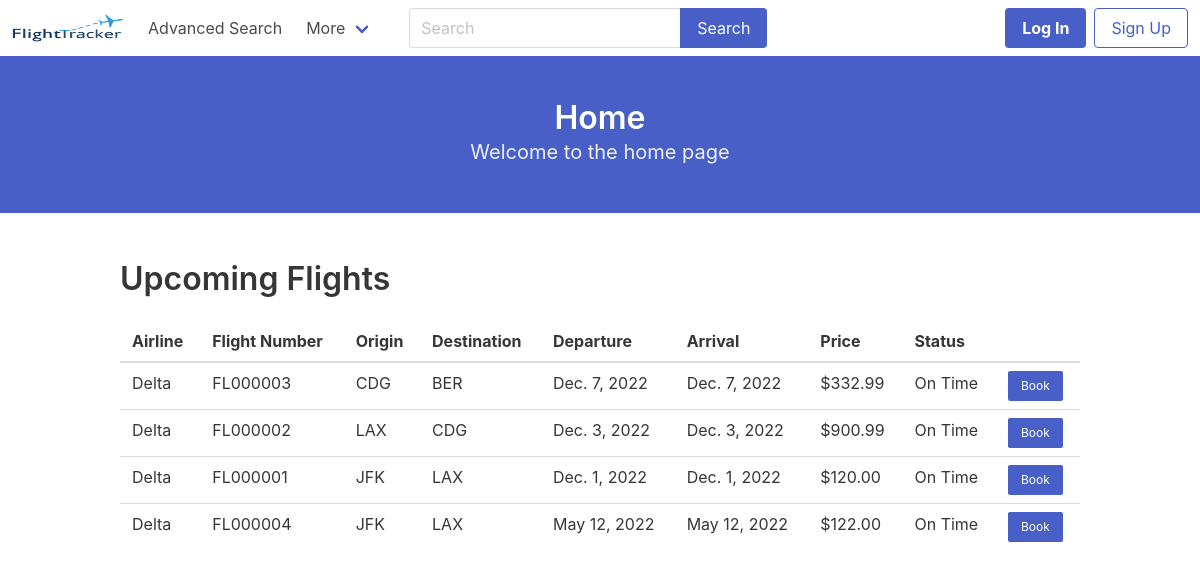
The app's page /, older data.
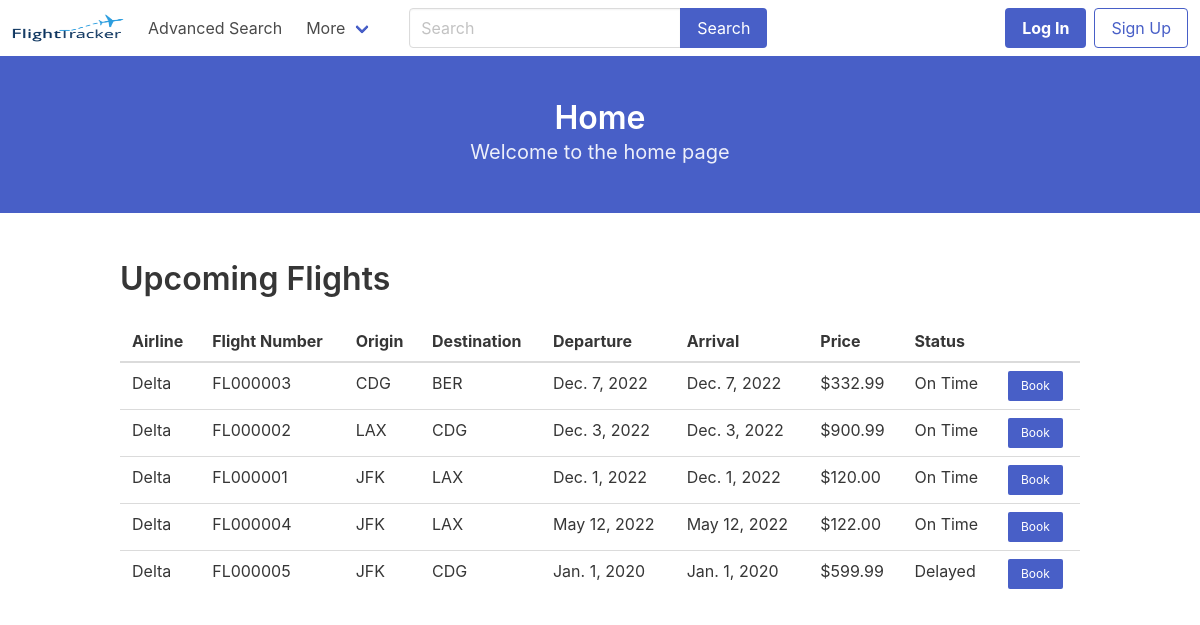
The same page, newer data.
### website/models.py (models this page shows)
class Flight(models.Model):
    airline = models.ForeignKey(Airline, on_delete=models.CASCADE)
    flight_number = models.CharField(max_length=30, primary_key=True)
    base_price = models.DecimalField(max_digits=10, decimal_places=2)
    airplane = models.ForeignKey(Airplane, on_delete=models.CASCADE)
    departure_airport = models.ForeignKey(Airport, on_delete=models.CASCADE, related_name='departure_airport')
    arrival_airport = models.ForeignKey(Airport, on_delete=models.CASCADE, related_name='arrival_airport')
    departure_date = models.DateTimeField()
    arrival_date = models.DateTimeField()
    status = models.CharField(max_length=30)
    class Meta:
        unique_together = (('airline', 'flight_number'),)

class Airline(models.Model):
    name = models.CharField(max_length=30, primary_key=True)

class Airport(models.Model):
    name = models.CharField(max_length=30, primary_key=True)
    city = models.CharField(max_length=30)
    country = models.CharField(max_length=2)
    airport_type = models.CharField(max_length=30)

### website/views.py (the view, shortened to what this page needs)
# urls.py: path('', views.index, name='index'),
def index(request):
    context = {}
    context['title'] = 'Home'
    context['subtitle'] = 'Welcome to the home page'
    context['flights'] = [
        ]
    for flight in Flight.objects.raw('SELECT * FROM website_flight ORDER BY departure_date DESC'):
        context['flights'].append({
            'airline': flight.airline.name,
            'flight_no': flight.flight_number,
            'origin': flight.departure_airport.name,
            'destination': flight.arrival_airport.name,
            'departure': flight.departure_date.date(),
            'arrival': flight.arrival_date.date(),
            'price': flight.base_price,
            'status': flight.status,
        })
    return render(request, 'website/index.html', context)

### website/templates/website/index.html (shortened to what this page needs)
{% extends "website/base.html" %}
{% block content %}
    <h1 class="title">Upcoming Flights</h1>
    {% if flights %}
        <table class="table is-fullwidth">
            <thead>
                <tr>
                    <th>Airline</th>
                    <th>Flight Number</th>
                    <th>Origin</th>
                    <th>Destination</th>
                    <th>Departure</th>
                    <th>Arrival</th>
                    <th>Price</th>
                    <th>Status</th>
                    <th></th>
                </tr>
            </thead>
            <tbody>
                {% for flight in flights %}
                    <tr>
                        <td>{{ flight.airline }}</td>
                        <td>{{ flight.flight_no }}</td>
                        <td>{{ flight.origin }}</td>
                        <td>{{ flight.destination }}</td>
                        <td>{{ flight.departure }}</td>
                        <td>{{ flight.arrival }}</td>
                        <td>${{ flight.price }}</td>
                        <td>{{ flight.status }}</td>
                        <td>
                            <form action="/purchase_tickets" method="get">
                                <button class="button is-link is-small" type="submit">Book</button>
                            </form>
                        </td>
                    </tr>
                {% endfor %}
            </tbody>
        </table>
    {% else %}
        <p>No flights found.</p>
    {% endif %}
{% endblock %}

### website/templates/website/base.html (shortened to what this page needs)
<!DOCTYPE HTML>
<html class="has-navbar-fixed-top">
    <head>
        <link rel="stylesheet" href="https://cdn.jsdelivr.net/npm/bulma@0.9.4/css/bulma.min.css">
        <link rel="stylesheet" href="https://jsuites.net/v4/jsuites.css" type="text/css" />
    </head>
    <body>
        <nav class="navbar is-fixed-top" role="navigation" aria-label="main navigation">
          <div class="navbar-brand">
              {% if type == "airline_staff" %}
            <a class="navbar-item" href="/view_flights">
              <img src="static/images/logo.png" width="112" height="28">
            </a>
            {% else %}
            <a class="navbar-item" href="/">
              <img src="static/images/logo.png" width="112" height="28">
            </a>
            {% endif %}
          </div>
          <div id="navbarBasicExample" class="navbar-menu">
            <div class="navbar-start">
              <a class="navbar-item" href="search">
                  Advanced Search
              </a>
              <div class="navbar-item has-dropdown is-hoverable">
                <a class="navbar-link">
                  More
                </a>
              </div>
              <div class="navbar-item is-expanded pl-5">
                  <form action="/search" method="GET">
                      <div class="field has-addons">
                          <div class="control">
                              <input class="input" type="text" name="q" placeholder="Search">
                          </div>
                          <div class="control">
                              <button class="button is-link">Search</button>
                          </div>
                      </div>
                  </form>
              </div>
            </div>
            <div class="navbar-end">
              <div class="navbar-item">
                {% if username %}
                <div class="field has-addons">
                    <div class="control">
                        <a class="button is-link is-outlined is-static" >
                            {{ username }}
                        </a>
                    </div>
                    <div class="control">
                        <a class="button is-link" href="/logout">
                            Logout
                        </a>
                    </div>
                {% else %}
                <div class="buttons">
                  <a class="button is-link" href="/login">
                    <strong>Log In</strong>
                  </a>
                  <a class="button is-outlined is-link" href="/register">
                      Sign Up
                  </a>
                </div>
                {% endif %}
              </div>
            </div>
          </div>
        </nav>
        <section class="hero is-link">
            <div class="hero-body" align="center">
                <h1 class="title">
                    {{ title }}
                </h1>
                <h2 class="subtitle">
                    {{ subtitle }}
                </h2>
            </div>
        </section>
        <section class="section">
            <div class="container">
                {% block content %}{% endblock %}
            </div>
        </section>
    </body>
</html>

Row changes from the older to the newer data that the page shows:
added Flight: airline "Delta", flight_no "FL000005", origin "JFK", destination "CDG", departure "Jan. 1, 2020", arrival "Jan. 1, 2020", price "599.99", status "Delayed"
